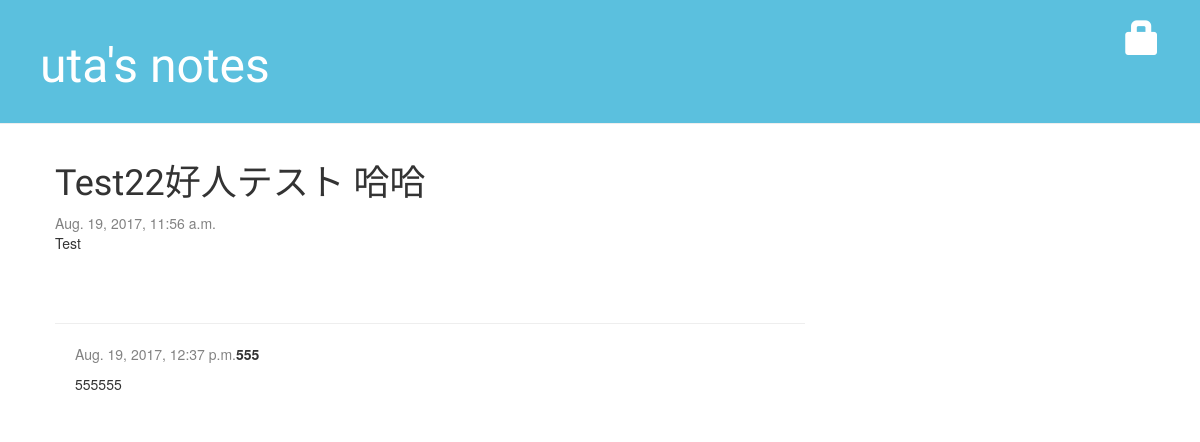
Screenshot of /post/9/ with the database file from the repository.
### blog/models.py (models this page shows, shortened)
class Post(models.Model):
    author = models.ForeignKey('auth.User')
    title = models.CharField(max_length=200)
    text = models.TextField()
    created_date = models.DateTimeField(
            default=timezone.now)
    published_date = models.DateTimeField(
            blank=True, null=True)

class Comment(models.Model):
    post = models.ForeignKey('blog.Post', related_name='comments')
    author = models.CharField(default='lijun',max_length=200)
    text = models.TextField()
    created_date = models.DateTimeField(default=timezone.now)
    approved_comment = models.BooleanField(default=False)

### blog/views.py (the view)
# urls.py: url(r'^post/(?P<pk>[0-9]+)/$', views.post_detail, name='post_detail'),
def post_detail(request, pk):
    post = get_object_or_404(Post, pk=pk)
    return render(request, 'blog/post_detail.html', {'post': post})

### blog/templates/blog/post_detail.html (shortened to what this page needs)
{% extends 'blog/base.html' %}
{% block content %}
    <div class="post">
        {% if post.published_date %}
            <h1>{{ post.title }}</h1>
            <div class="date">
                {{ post.published_date }}
            </div>
            <br/>
            <p>{{ post.text|linebreaksbr }}</p>
        {% endif %}
    </div>
<hr>
{% for comment in post.comments.all %}
    {% if user.is_authenticated or comment.approved_comment %}
    <div class="comment">
        <div class="date">
            {{ comment.created_date }}
        </div>
        <strong>{{ comment.author }}</strong>
        <p>{{ comment.text|linebreaks }}</p>
    </div>
    {% endif %}
{% empty %}
    <p>No comments here yet :(</p>
{% endfor %}
{% endblock %}

### blog/static/css/blog.css (style rules this page uses)
h1, h2, h3, h4 { font-family: 'Lobster', cursive; }
.date { float: left; color: #828282; }
.post { margin-bottom: 70px; }
.comment { margin: 20px 0px 20px 20px; }

### rows the page displays
Post: title "Test22好人テスト 哈哈", published_date "Aug. 19, 2017, 11:56 a.m.", text "Test"
Comment: created_date "Aug. 19, 2017, 12:37 p.m.", author "555", text "555555"
